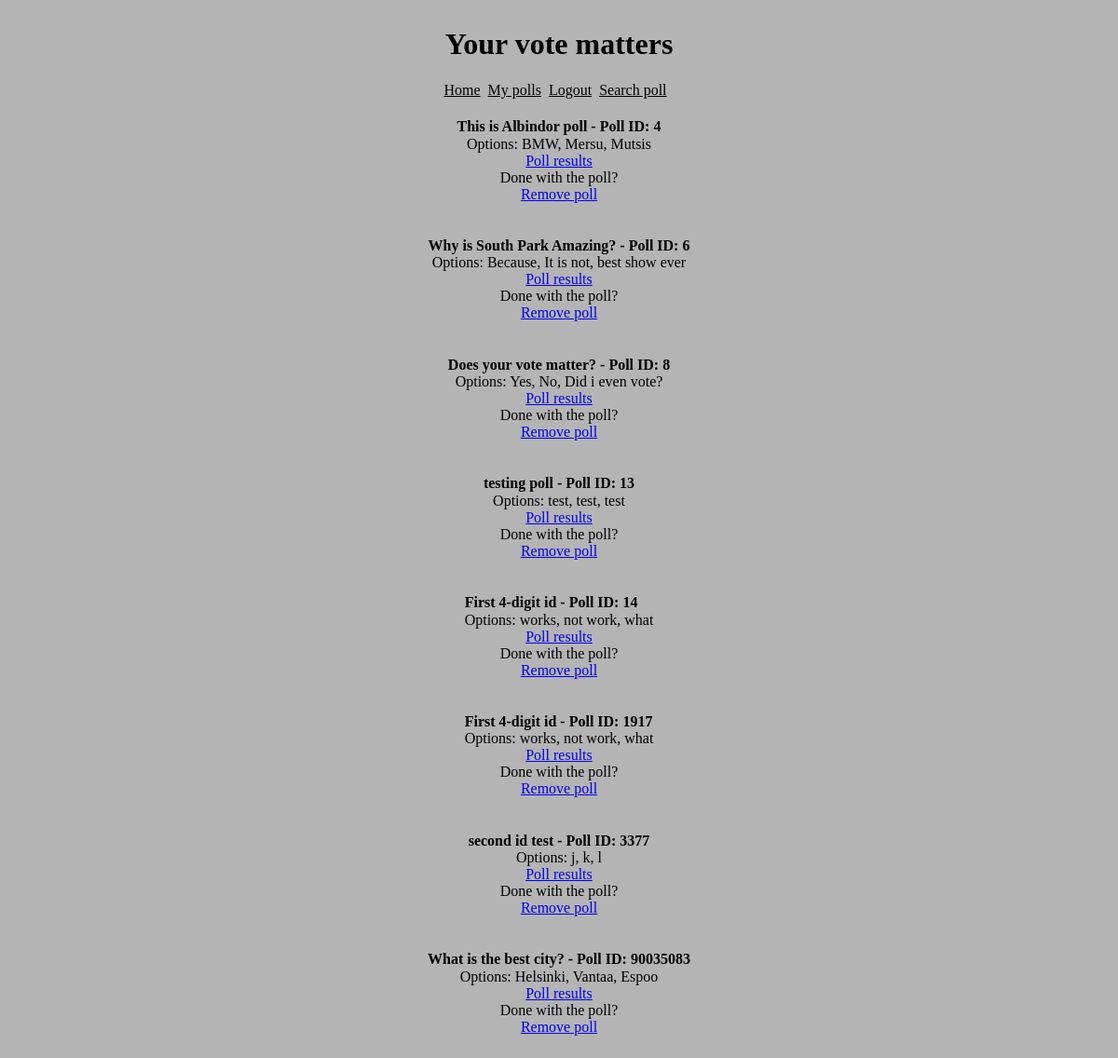
Before: /polls/ (signed in) with the older database file.
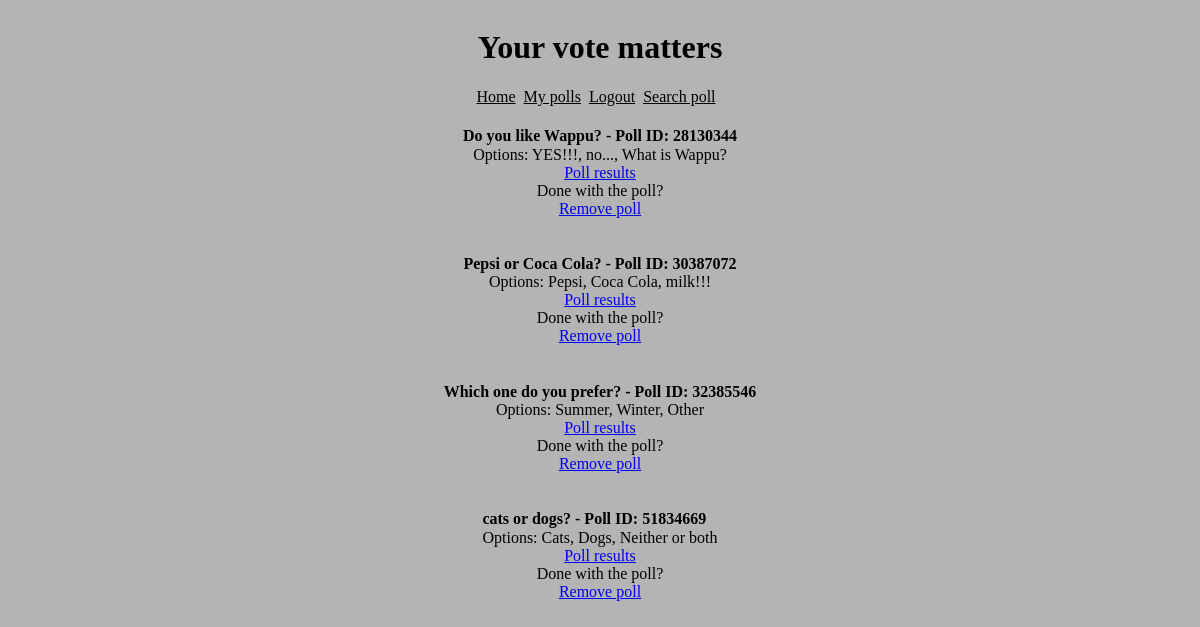
After: the same page with the newer database file.
### polls/models.py (models this page shows, shortened)
class Poll(models.Model):
    question = models.CharField(max_length=255, blank=False, null=False)
    option_one = models.CharField(max_length=50)
    option_two = models.CharField(max_length=50)
    option_three = models.CharField(max_length=50)
    option_one_votes = models.IntegerField(default=0)
    option_two_votes = models.IntegerField(default=0)
    option_three_votes = models.IntegerField(default=0)
    user = models.ForeignKey(CustomUser, on_delete=models.CASCADE)

### polls/views.py (the view)
# urls.py: path('polls/', views.polls_view, name='polls'),
@csrf_exempt
@login_required(login_url='login')
def polls_view(request):
    polls = Poll.objects.all() #remove this
    context = {'polls': polls}
    return render(request, 'polls/polls.html', context)

### polls/templates/polls/polls.html (shortened to what this page needs)
{% extends "polls/base.html" %}
{% block content %}
<div class="all-polls">
    {% for poll in polls %}
    <li class="poll-list" style="list-style-type: none;">
       <h4>
        {{ poll.question }} - Poll ID: {{ poll.id }}
        </h4>
        <div class="remove-poll">
            Options:
            {{ poll.option_one }}, {{ poll.option_two }}, {{ poll.option_three }}
            <a href="{% url 'results' poll.id %}">Poll results</a>
            <div>Done with the poll?</div>
            <a href="{% url 'remove-poll' poll.id %}">Remove poll</a>
        </div>
    </li>
    {% endfor %}
</div>
{% endblock %}

### polls/templates/polls/base.html (shortened to what this page needs)
{% load static %}
<!DOCTYPE html>
<html lang="en">
<head>
    <link rel="stylesheet" href="{% static 'base.css' %}">
    <link rel="stylesheet" href="{% static 'forms.css' %}">
</head>
<body>
    <header class="base-header">
        <h1>Your vote matters</h1>
    </header>
        <div class="bar">
                {% if user.is_authenticated %}
                    <a href="{% url 'home' %}">Home</a>
                    <a href="{% url 'polls' %}">My polls</a>
                    <a href="{% url 'logout' %}">Logout</a>
                {% else %}
                    <a href="{% url 'login' %}">Login</a>
                    <a href="{% url 'register' %}">Register</a>
                {% endif %}
                <a href="{% url 'search' %}">Search poll</a>
        </div>
    <main>
        {% block content %}{% endblock %}
    </main>
</body>
</html>

### polls/static/base.css (style rules this page uses)
body { background-color: rgb(180, 180, 180); display: flex; flex-direction: column; }
.base-header { display: flex; flex-direction: column; align-items: center; }
.bar { text-align: center; display: flex; align-items: center; justify-content: center; }
.bar a { color: black; margin-right: 0.5em; }

### polls/static/forms.css (style rules this page uses)
.all-polls { display: flex; align-items: center; flex-direction: column; }
.remove-poll { margin-top: -1.3em; margin-bottom: 1em; display: flex; align-items: center; flex-direction: column; }

Changed rows visible on the page:
removed Poll: question "This is Albindor poll", id "4", option_one "BMW", option_two "Mersu", option_three "Mutsis"
removed Poll: question "Why is South Park Amazing?", id "6", option_one "Because", option_two "It is not", option_three "best show ever"
removed Poll: question "Does your vote matter?", id "8", option_one "Yes", option_two "No", option_three "Did i even vote?"
removed Poll: question "testing poll", id "13", option_one "test", option_two "test", option_three "test"
removed Poll: question "First 4-digit id", id "14", option_one "works", option_two "not work", option_three "what"
removed Poll: question "First 4-digit id", id "1917", option_one "works", option_two "not work", option_three "what"
removed Poll: question "second id test", id "3377", option_one "j", option_two "k", option_three "l"
removed Poll: question "What is the best city?", id "90035083", option_one "Helsinki", option_two "Vantaa", option_three "Espoo"
added Poll: question "Do you like Wappu?", id "28130344", option_one "YES!!!", option_two "no...", option_three "What is Wappu?"
added Poll: question "Pepsi or Coca Cola?", id "30387072", option_one "Pepsi", option_two "Coca Cola", option_three "milk!!!"
added Poll: question "Which one do you prefer?", id "32385546", option_one "Summer", option_two "Winter", option_three "Other"
added Poll: question "cats or dogs?", id "51834669", option_one "Cats", option_two "Dogs", option_three "Neither or both"
